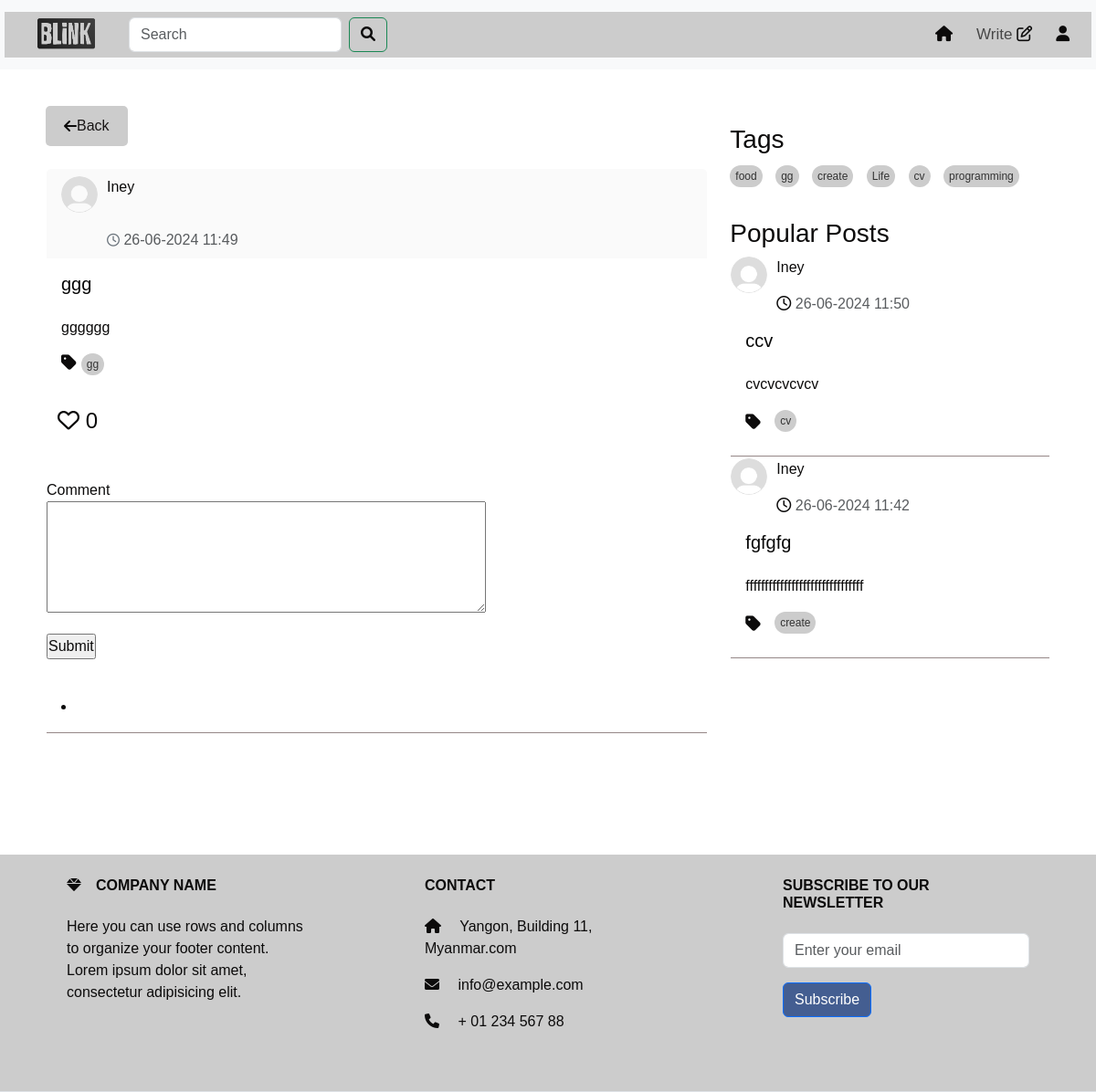
/full_post/3 (signed in), run on the app's committed database.
### models.py (models this page shows, shortened)
class User(UserMixin,db.Model):
    id = db.Column(db.Integer, primary_key=True)
    username = db.Column(db.String(50), unique=True)
    email =db.Column(db.String(50), unique=True)
    password = db.Column(db.String(100))
    bio = db.Column(db.String(50))
    profile_picture = db.Column(db.String(250))
    posts = db.relationship('Post', backref='author', lazy=True)
    comments = db.relationship('Comment', backref='author', lazy=True)

class Post(db.Model):
    id = db.Column(db.Integer, primary_key=True)
    title = db.Column(db.Text())
    content = db.Column(db.Text())
    tag = db.Column(db.Text(), nullable=False)
    user_id = db.Column(db.Integer, db.ForeignKey('user.id'), nullable=False)
    created_date = db.Column(db.DateTime,default=datetime.datetime.now)
    likes = db.Column(db.Integer, default=0)
    meta = db.Column(db.Text, nullable=True)
    comments = db.relationship('Comment', backref='post',cascade="all, delete", lazy=True)

### route.py (the view)
@app.route("/full_post/<int:post_id>",methods=['GET', 'POST'])
@login_required
def full_post(post_id,limit=2):
    post = Post.query.get_or_404(post_id)
    unique_tags = list(set(tag for tag, in Post.query.with_entities(Post.tag).distinct().limit(15)))
    popular_posts = Post.query.order_by(Post.likes.desc()).limit(limit).all()
    comment_form = CommentForm()
    forms=SearchForm()
    query = forms.search.data
    if forms.validate_on_submit():
         search_results = Post.query.filter(Post.title.ilike(f'%{query}%')).all()
         return render_template('search_results.html' , form=forms,search_results =search_results,popular_posts = popular_posts)
    elif comment_form.validate_on_submit():
        comment = Comment(content=comment_form.content.data, post=post, author=current_user)
        db.session.add(comment)
        db.session.commit()
        comment_form.content.data=''
        return render_template('full_post.html',tags=unique_tags, post=post ,comment_form = comment_form , form = forms,popular_posts = popular_posts)
    return render_template('full_post.html', tags=unique_tags,post=post ,comment_form = comment_form , form = forms,popular_posts = popular_posts )

### forms.py
class CommentForm(FlaskForm):
    content = TextAreaField('Comment', validators=[DataRequired()])
    submit = SubmitField('Submit')

class SearchForm(FlaskForm):
    search = StringField('Search ', validators=[DataRequired()])
    submit = SubmitField('Search')

### route.py (called while the page is built)
@login_manager.user_loader
def loader_user(user_id):
    return User.query.get(user_id)

### templates/full_post.html (shortened to what this page needs)
<!DOCTYPE html>
<html lang="en">
<head>
  <link href="https://cdn.jsdelivr.net/npm/bootstrap@5.3.3/dist/css/bootstrap.min.css" rel="stylesheet">
  <link href="https://cdnjs.cloudflare.com/ajax/libs/font-awesome/6.0.0-beta3/css/all.min.css" rel="stylesheet">
  <link rel="stylesheet" href="https://cdnjs.cloudflare.com/ajax/libs/font-awesome/5.15.4/css/all.min.css">
  <link href="https://cdnjs.cloudflare.com/ajax/libs/font-awesome/6.0.0-beta3/css/all.min.css" rel="stylesheet">
  <link rel="stylesheet" href="/static/home.css">
  <link rel="stylesheet" href="/static/topnav.css" />
</head>
<body>
  {% include 'topnav.html' %}
<div>
  <div class="container" >
    <div class="row">
      <div class="col-sm-8">
        <div id="posts-container">
          <a href="{{ url_for('home') }}" style="text-decoration: none;">
            <button class="back-button" onclick="goBack()">
              <i class="fa fa-arrow-left "> </i>
                Back
          </button>
          </a>
          <div class="card">
            <div class="card-header">
                <div class="profile-image">
                  <a
                  class="nav-link"
                  href="{{ url_for('profile',user_id=post.user_id) }}"
                  ><img
                    src="{{ url_for('static', filename='/photo/user_profile/'+post.author.profile_picture) }}"
                    width="60"
                    height="60"
                    alt=""
                       /></a>
                <div style="width: 300px">
                    <p id="name">
                      <a
                      class="nav-link"
                      href="{{ url_for('profile',user_id=post.user_id) }}"
                      >{{post.author.username}}</a
                    >
                    </p>
                    <p class="text-muted mb-0"><i class="fa-regular fa-clock"></i>  {{post.created_date.strftime('%d-%m-%Y %H:%M')}}</p>
                 </div>
               </div>
          </div>
          <div class="card-body">
            <h5 class="card-title">{{post.title}}</h5>
            <p class="card-text" id="card-description">{{post.content | safe}}</p>
            <div class="tags-container">
              <ul class="list-group list-group-horizontal">
                <i class="fas fa-tag"></i>
                <a href="{{ url_for('home_tag',tag=post.tag ) }}" class="tag">{{post.tag}} </a>
              </ul>
              </div>
          </div>
              <form
              action="{{ url_for('like_post', post_id=post.id) }}"
              method="post"
              style="display: inline"
            >
            <div class="card-end" style="border-bottom: #958787 solid 1px;">
              <button type="submit" class="btn btn-light heart-button" onclick="toggleHeart(this)">
                <i class="far fa-heart"></i>
                <span>{{ post.likes }}</span>
              </button>
               </form>
                <div class="timeline-comment-box">
               </div>
                    <div class="input">
                      <form method="post" style="display: inline">
                            <div class="form-group">
                              {{ comment_form.content.label }}<br />
                              {{ comment_form.content(cols=50, rows=5) }}
                            </div>
                            <p>{{ comment_form.submit() }}</p>
                            </form>
                    </div>
                              <ul>
                              </ul>
        </div>
      </div>
      </div>
    </div>
    {% include 'sidenav.html' %}
  </div>
</div>
  {% include 'footer.html' %}
</body>
</html>

### templates/sidenav.html (shortened to what this page needs)
<!DOCTYPE html>
<html lang="en">
  <head>
    <link
      href="https://cdn.jsdelivr.net/npm/bootstrap@5.3.3/dist/css/bootstrap.min.css"
      rel="stylesheet"
    />
    <link
      href="https://cdnjs.cloudflare.com/ajax/libs/font-awesome/6.0.0-beta3/css/all.min.css"
      rel="stylesheet"
    />
    <link
      rel="stylesheet"
      href="https://cdnjs.cloudflare.com/ajax/libs/font-awesome/5.15.4/css/all.min.css"
    />
    <link
      href="https://cdnjs.cloudflare.com/ajax/libs/font-awesome/6.0.0-beta3/css/all.min.css"
      rel="stylesheet"
    />
    <link rel="stylesheet" href="/static/home.css" />
  </head>
  <body>
    <div class="col-sm-4" id="right-column">
      <div class="tags-section">
        <h3>Tags</h3>
        <div class="tags-container">
          {% if tags %} {% for tag in tags %}
          <a href="{{ url_for('home_tag',tag=tag ) }}" class="tag">{{ tag }}</a>
          {% endfor %} {% else %}
          <p>No tags available</p>
          {% endif %}
        </div>
      </div>
      <div class="mt-4">
        <h3>Popular Posts</h3>
        {% for popular_post in popular_posts %}
        <div class="card">
          <div>
            <div class="profile-image">
              <a
                class="nav-link"
                href="{{ url_for('profile',user_id=popular_post.user_id) }}"
                ><img
                  src="{{ url_for('static', filename='/photo/user_profile/'+popular_post.author.profile_picture) }}"
                  width="60"
                  height="60"
                  alt=""
              /></a>
              <div style="width: 300px">
                <p id="name">
                  <a
                    class="nav-link"
                    href="{{ url_for('profile',user_id=popular_post.user_id) }}"
                    >{{popular_post.author.username}}</a
                  >
                </p>
                <p class="text-muted mb-0">
                  <i class="fa-regular fa-clock"></i>
                  {{popular_post.created_date.strftime('%d-%m-%Y %H:%M')}}
                </p>
              </div>
            </div>
          </div>
          <div class="card-body">
            <a
              class="nav-link"
              href="{{ url_for('full_post',post_id=popular_post.id) }}"
            >
              <h5 class="card-title" id="popular">{{popular_post.title}}</h5>
              <p class="card-text" id="card-description">
                {{popular_post.meta |safe }}
              </p>
              <div class="tags-container">
                <ul class="list-group list-group-horizontal">
                  <i class="fas fa-tag"></i>
                  <a
                    href="{{ url_for('home_tag',tag=popular_post.tag ) }}"
                    class="tag"
                    >{{popular_post.tag}}</a
                  >
                </ul>
              </div>
            </a>
          </div>
          <div class="card-end" style="border-bottom: #958787 solid 1px"></div>
        </div>
        {% endfor %}
      </div>
    </div>
  </body>
</html>

### static/home.css (style rules this page uses)
* { color: #0c0b0b; font-family: sans-serif; margin: 0; padding: 0; box-sizing: border-box; }
.container { background: #fff; padding: 20px; margin-top: 20px; z-index: 1; }
.back-button { display: flex; align-items: center; padding: 10px 20px; background-color: #ccc; color: #181515; border: none; border-radius: 5px; cursor: pointer; font-size: 16px; transition: background-color 0.3s; }
.card { color: #070707; border-color: #ffffff; background-color: #ffffff; }
.card-header { padding: 10px; background-color: #fafafa; border-bottom: 1px solid #ccc; display: flex; align-items: center; border-bottom: none !important; }
.card-header { display: flex; flex-direction: row; justify-content: space-between; align-items: center; padding: 0.5rem 1rem; }
.profile-image { margin-right: 10px; }
.profile-image img { border-radius: 50%; width: 40px; height: 40px; }
.card-header p { margin: 0; }
.card-header i { margin: 0; font-size: 14px; color: #6c757d; }
.card-body { background-color: #ffffff; }
.card-text { overflow: hidden; text-overflow: ellipsis; display: -webkit-box; -webkit-line-clamp: 3; -webkit-box-orient: vertical; transition: -webkit-line-clamp 0.5s ease; }
.profile-image { float: left; display: flex; justify-content: center; margin-right: 1rem; }
.profile-image img { border-radius: 50%; }
#right-column { position: -webkit-sticky; position: sticky; top: 0; height: 100vh; overflow-y: auto; padding-top: 20px; }
ul { display: flex; }
.timeline-comment-box { background: #ffffff; margin-left: -15px; margin-right: -15px; padding: 20px 25px; }
#right-column { position: -webkit-sticky; position: sticky; top: 0; height: 100vh; overflow-y: hidden; padding-top: 20px; z-index: 1; }
.tags-container { margin-top: 10px; }
.fa-tag { font-size: 1.2em; margin-right: 5px; vertical-align: middle; }
.tags-container .tag { background-color: #ccc; color: #333; padding: 3px 6px; margin-right: 10px; border-radius: 20px; text-decoration: none; font-size: 12px; display: inline-block; }
.heart-button { border: none; background-color: transparent; cursor: pointer; font-size: 1.5rem; color: #e74c3c; transition: color 0.3s; }

### static/topnav.css (style rules this page uses)
* { color: #0c0b0b; font-family: sans-serif; margin: 0; padding: 0; box-sizing: border-box; }
.container { background: #fff; padding: 20px; margin-top: 20px; z-index: 1; }
.row a { border-radius: 15%; margin-bottom: 10px; margin-right: 10px; }

### data on the page
User: profile_picture (placeholder picture), author.username "Iney"
Post: created_date "26-06-2024 11:49", title "ggg", content "gggggg", tag "gg", likes "0"
Post: profile_picture (placeholder picture), author.username "Iney", created_date "26-06-2024 11:50", title "ccv", meta "cvcvcvcvcv", tag "cv"
Post: profile_picture (placeholder picture), author.username "Iney", created_date "26-06-2024 11:42", title "fgfgfg", meta "fffffffffffffffffffffffffffffff", tag "create"

### other printed values
{{ comment_form.content.label }} "Comment"
{{ tag }} "food" "gg" "create" "Life" "cv" "programming"
